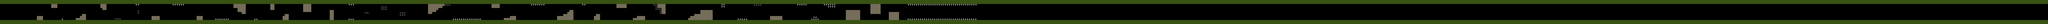

The image is a tile-based game level rendered from a .tmx file. Its description and source (layers, tilesets, objects; grid data summarised) follow:
An orthogonal 1000x12 tile map with 32x32 px tiles, 1 tile layer (solids), 2 tilesets and 5 objects.

<map version="1.0" tiledversion="1.1.4" orientation="orthogonal" renderorder="right-down" width="1000" height="12" tilewidth="32" tileheight="32" infinite="0" nextobjectid="11">
 <tileset firstgid="1" source="untitled.tsx" />
 <tileset firstgid="13" source="../tileSet.tsx" />
 <layer name="solids" width="1000" height="12">
  <data>[12000 cells, 12000 non-empty, 7 distinct tile ids]</data>
 </layer>
 <objectgroup name="spawn">
  <object id="5" gid="6" x="126" y="282" width="32" height="32" />
  <object id="7" gid="10" x="698" y="96" width="32" height="32" />
  <object id="8" gid="9" x="1595" y="316" width="32" height="32" />
  <object id="9" gid="5" x="1791" y="196" width="32" height="32" />
  <object id="10" gid="11" x="2752" y="251" width="32" height="32" />
 </objectgroup>
</map>